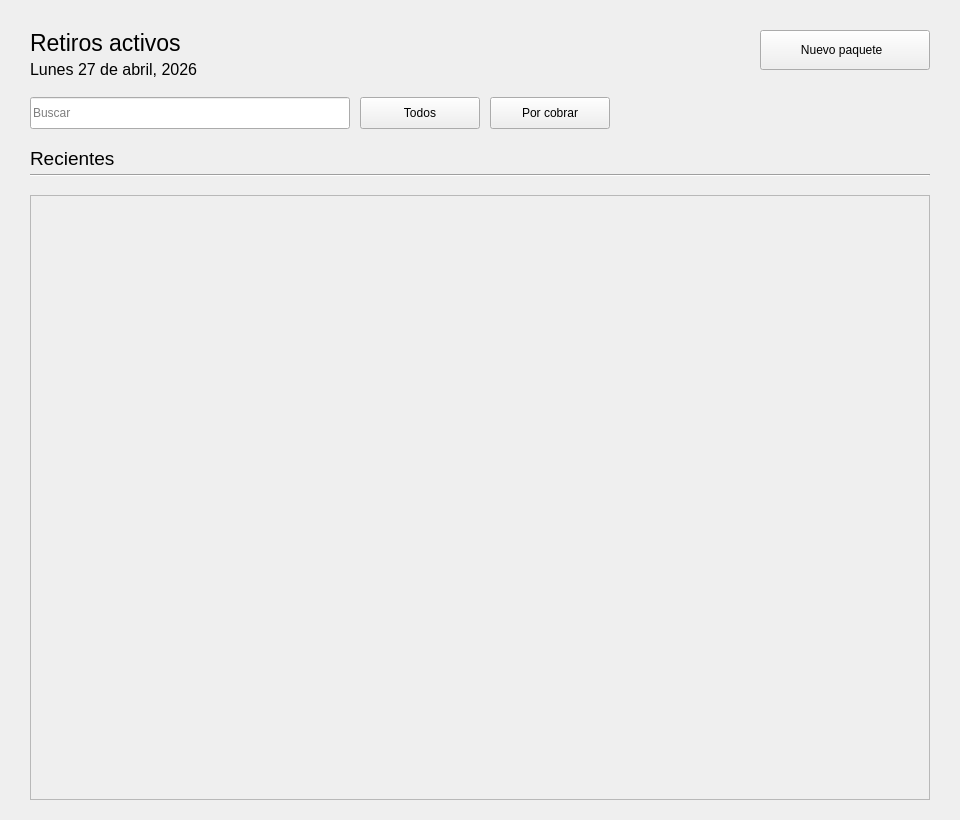
<?xml version="1.0" encoding="UTF-8"?>
<ui version="4.0">
 <class>Form</class>
 <widget class="QWidget" name="Form">
  <property name="geometry">
   <rect>
    <x>0</x>
    <y>0</y>
    <width>960</width>
    <height>820</height>
   </rect>
  </property>
  <property name="windowTitle">
   <string>Retiros</string>
  </property>
  <layout class="QVBoxLayout" name="layoutRoot">
   <property name="leftMargin"><number>30</number></property>
   <property name="topMargin"><number>30</number></property>
   <property name="rightMargin"><number>30</number></property>
   <property name="bottomMargin"><number>20</number></property>
   <property name="spacing"><number>18</number></property>

   <item>
    <layout class="QHBoxLayout" name="layoutHeader">
     <item>
      <layout class="QVBoxLayout" name="layoutHeaderTexto">
       <property name="spacing"><number>4</number></property>
       <item>
        <widget class="QLabel" name="lblTitulo">
         <property name="font"><font><pointsize>17</pointsize></font></property>
         <property name="text"><string>Retiros activos</string></property>
        </widget>
       </item>
       <item>
        <widget class="QLabel" name="lblFecha">
         <property name="font"><font><pointsize>12</pointsize></font></property>
         <property name="text"><string>Lunes 27 de abril, 2026</string></property>
        </widget>
       </item>
      </layout>
     </item>
     <item>
      <spacer>
       <property name="orientation"><enum>Qt::Horizontal</enum></property>
       <property name="sizeHint" stdset="0"><size><width>40</width><height>20</height></size></property>
      </spacer>
     </item>
     <item alignment="Qt::AlignTop">
      <widget class="QPushButton" name="pushButton">
       <property name="minimumSize"><size><width>170</width><height>40</height></size></property>
       <property name="maximumSize"><size><width>200</width><height>40</height></size></property>
       <property name="class" stdset="0"><string>btn-accion-dashboard</string></property>
       <property name="text"><string>Nuevo paquete  </string></property>
       <property name="icon">
        <iconset resource="../../../assets/icons/icons.qrc">
         <normaloff>:/icons/add_circle_16dp_1F1F1F_FILL0_wght400_GRAD0_opsz20.svg</normaloff>:/icons/add_circle_16dp_1F1F1F_FILL0_wght400_GRAD0_opsz20.svg</iconset>
       </property>
       <property name="iconSize"><size><width>20</width><height>20</height></size></property>
      </widget>
     </item>
    </layout>
   </item>

   <item>
    <layout class="QHBoxLayout" name="layoutFiltros">
     <property name="spacing"><number>10</number></property>
     <item>
      <widget class="QLineEdit" name="txtBuscar">
       <property name="minimumSize"><size><width>320</width><height>32</height></size></property>
       <property name="maximumSize"><size><width>450</width><height>32</height></size></property>
       <property name="placeholderText"><string>Buscar</string></property>
      </widget>
     </item>
     <item>
      <widget class="QPushButton" name="btnFiltroTodos">
       <property name="minimumSize"><size><width>120</width><height>32</height></size></property>
       <property name="maximumSize"><size><width>150</width><height>32</height></size></property>
       <property name="class" stdset="0"><string>btn-secundario</string></property>
       <property name="text"><string>Todos</string></property>
      </widget>
     </item>
     <item>
      <widget class="QPushButton" name="btnFiltroPorCobrar">
       <property name="minimumSize"><size><width>120</width><height>32</height></size></property>
       <property name="maximumSize"><size><width>150</width><height>32</height></size></property>
       <property name="class" stdset="0"><string>btn-secundario</string></property>
       <property name="text"><string>Por cobrar</string></property>
      </widget>
     </item>
     <item>
      <spacer>
       <property name="orientation"><enum>Qt::Horizontal</enum></property>
       <property name="sizeHint" stdset="0"><size><width>40</width><height>20</height></size></property>
      </spacer>
     </item>
    </layout>
   </item>

   <item>
    <layout class="QVBoxLayout" name="layoutTituloLista">
     <property name="spacing"><number>4</number></property>
     <item>
      <widget class="QLabel" name="lblRecientes">
       <property name="font"><font><pointsize>14</pointsize></font></property>
       <property name="text"><string>Recientes</string></property>
      </widget>
     </item>
     <item>
      <widget class="Line" name="line_3">
       <property name="orientation"><enum>Qt::Horizontal</enum></property>
      </widget>
     </item>
    </layout>
   </item>

   <item>
    <widget class="QScrollArea" name="scrollArea">
     <property name="widgetResizable"><bool>true</bool></property>
     <widget class="QWidget" name="scrollAreaWidgetContents">
      <property name="geometry">
       <rect><x>0</x><y>0</y><width>880</width><height>500</height></rect>
      </property>
      <layout class="QVBoxLayout" name="verticalLayout">
       <property name="spacing"><number>15</number></property>
       <property name="leftMargin"><number>0</number></property>
       <property name="topMargin"><number>0</number></property>
       <property name="rightMargin"><number>0</number></property>
       <property name="bottomMargin"><number>0</number></property>
      </layout>
     </widget>
    </widget>
   </item>
  </layout>
 </widget>
 <resources>
  <include location="../../../assets/icons/icons.qrc"/>
 </resources>
 <connections/>
</ui>
